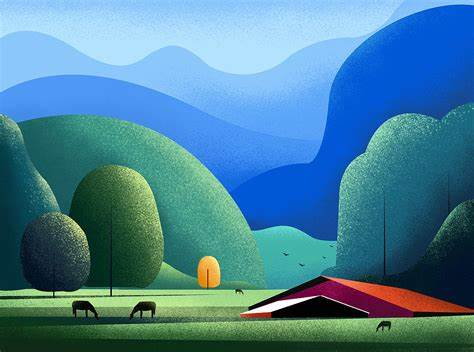
#> input picture img/zaodian.png, 474 x 352 px
$ python cv2_matplotlib_test2.py
#> lines starting #> are read from the running program, lines starting #| are printed output that depends on the picture; after the words box and inside, x2 and y2 are one past the last pixel; in counts of white or black regions, pixels touching at a corner belong together
import cv2
import matplotlib.pyplot as plt

"""matplotlib"""

image = cv2.imread('img/zaodian.png')
#> image is the input picture: shape (352, 474, 3); mean B, G, R 153.3, 128.7, 72.9
h, w, c = image.shape
#> h = 352; w = 474; c = 3
print(image.shape)
#| (352, 474, 3)

(b, g, r) = image[0, 0]  # 一个像素返回三个通道值
#> b = 255; g = 217; r = 161
print(image[0, 0])
#| [255 217 161]

# 给0像素重新复制
image[0, 0] = (0, 0, 255)
#> image: shape (352, 474, 3); under 0.01% of pixels changed, all inside (x1, y1, x2, y2) = (0, 0, 1, 1)
(b, g, r) = image[0, 0]
#> b = 0; g = 0; r = 255
print(image[0, 0])
#| [  0   0 255]

cX, cY = (h // 2, w // 2)
#> cX = 176; cY = 237
t1 = image[0:cX, 0:cY]
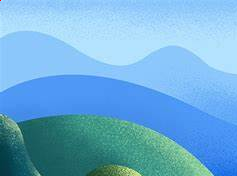
#> t1: shape (176, 237, 3); mean B, G, R 215.3, 173.7, 109.5
plt.imshow(t1)
plt.axis('off')
plt.show()

# cv2.imwrite('img/zaodian_new.png', image)

$ run again, with img/cat.png copied over img/zaodian.png
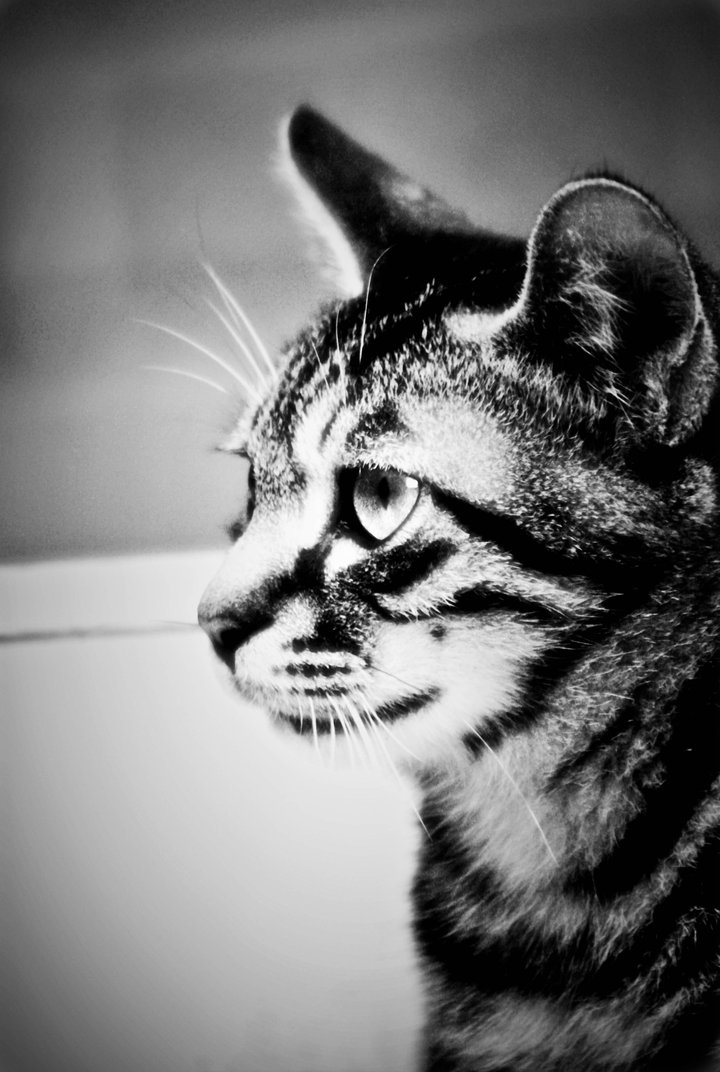
#> input picture img/cat.png, 720 x 1072 px
#> image is the input picture: shape (1072, 720, 3); mean B, G, R 119.1, 119.1, 119.1
#| (1072, 720, 3)
#> `(b, g, r) = image[0, 0]`: b = 48
#| [48 48 48]
#> image: shape (1072, 720, 3); under 0.01% of pixels changed, all inside (x1, y1, x2, y2) = (0, 0, 1, 1)
#> `(b, g, r) = image[0, 0]`: b = 0; r = 255
#| [  0   0 255]
#> `t1 = image[0:cX, 0:cY]`:
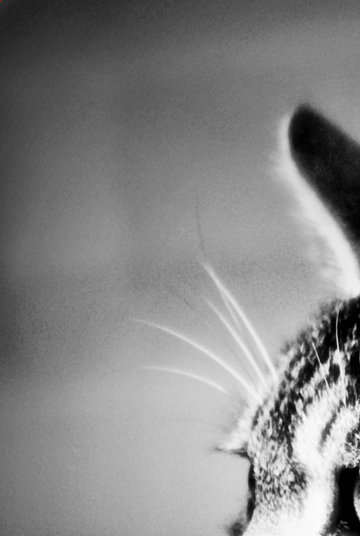
#> t1: shape (536, 360, 3); mean B, G, R 133.7, 133.7, 133.7
